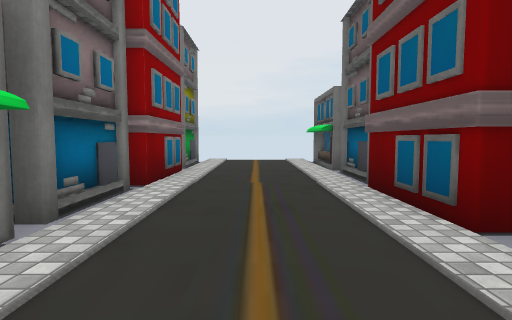
View 1 (above)

21 first-person views from a walk through a scene from a Unity 3-D project. The camera is 1.3 m above the floor, tilts 4° down and sees 80° across. The floor is counted in squares, 2 m on a side. Each view is taken from the middle of a square. On the plan, view 1 faces up. The plan holds only what a view shows up to about 10 squares ahead; the rest is blank. The place goes on beyond the plan. The player is left out. Some surface patterns are stand-ins.

View 2
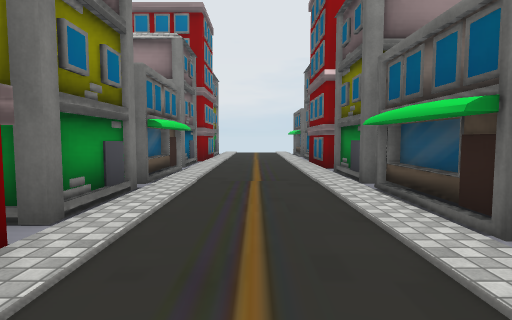

View 3
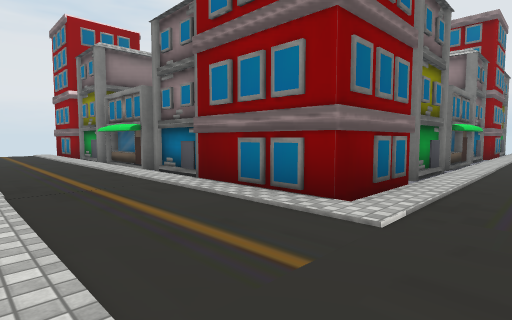

View 4
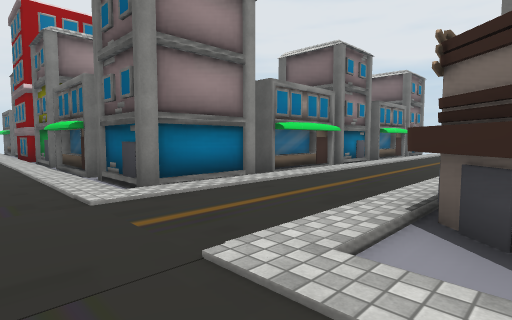

View 5
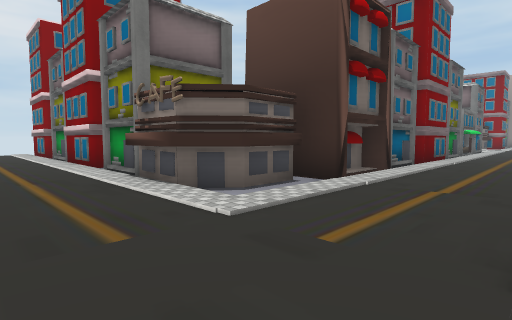

View 6
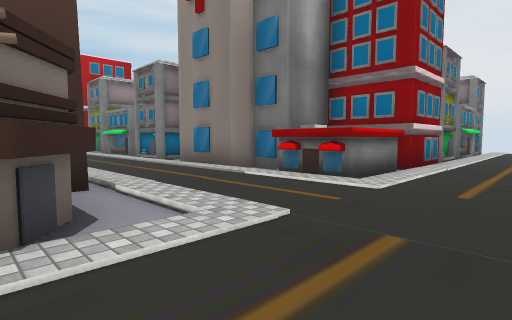

View 7
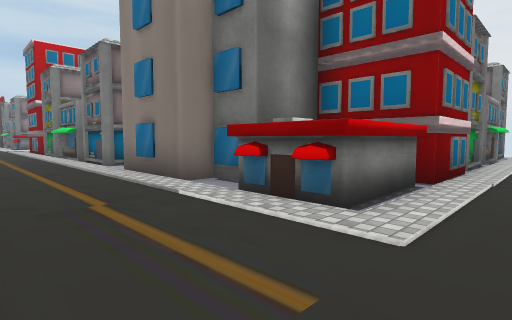

View 8
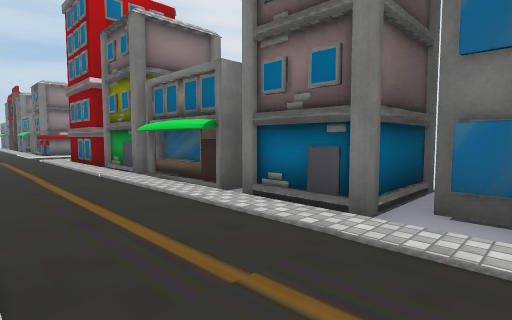

View 9
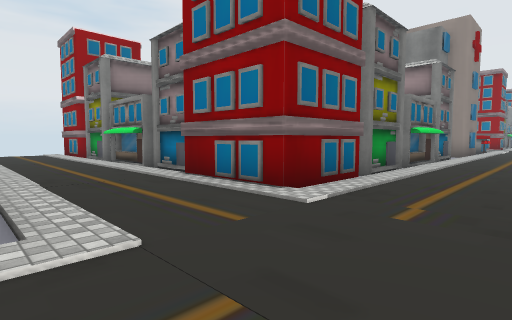

View 10
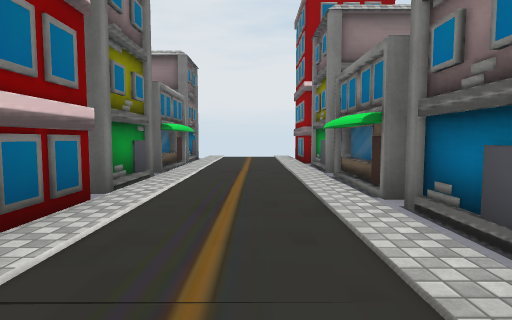

View 11
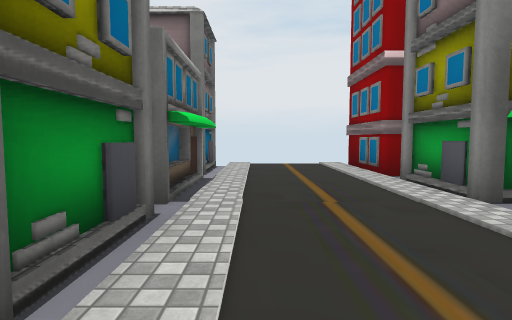

View 12
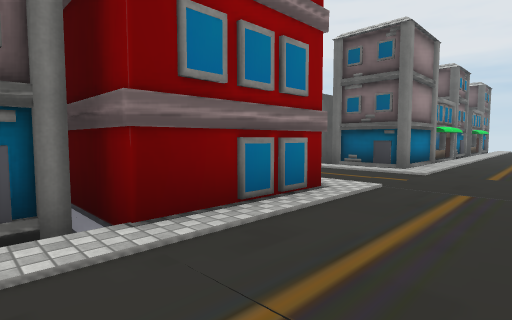

View 13
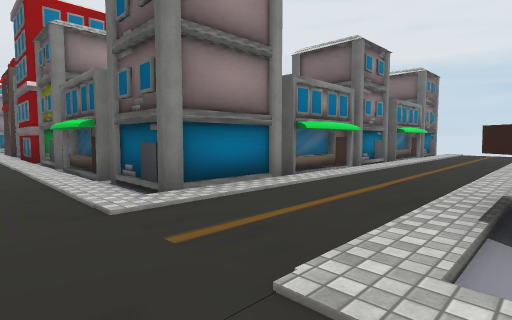

View 14
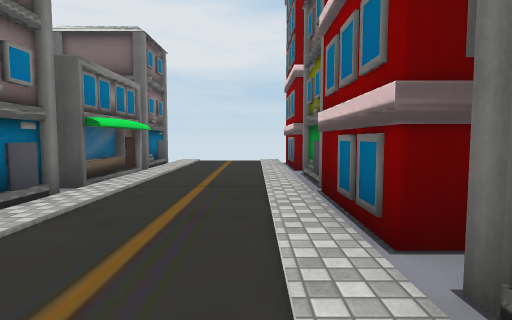

View 15
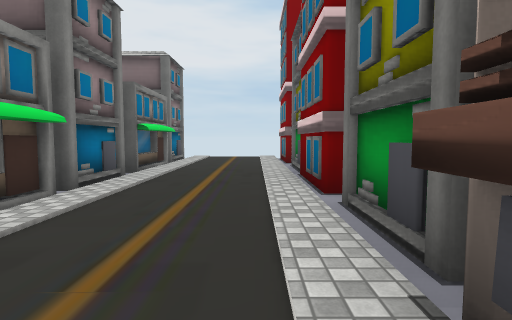

View 16
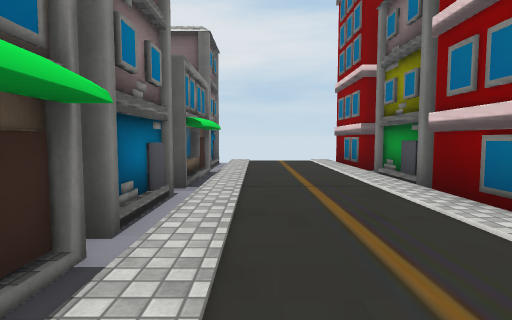

View 17
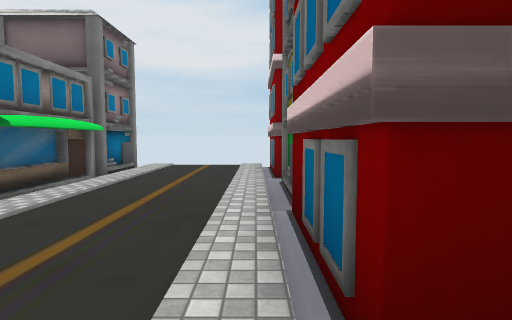

View 18
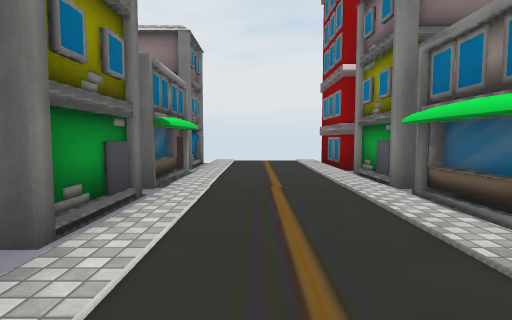

View 19
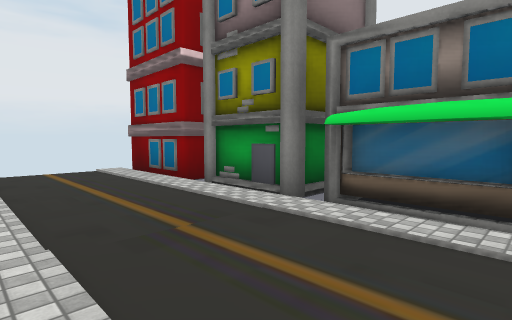

View 20
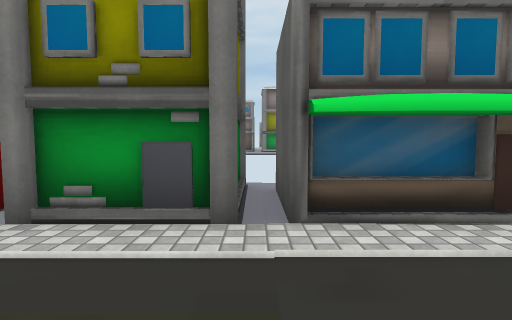

View 21
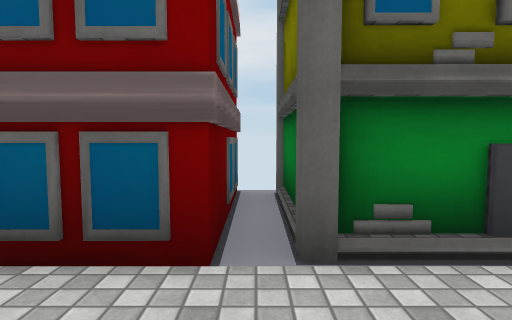

### Floor plan
Key: @ floor where view 1 was taken; # wall or solid block; x gap in a wall; . main floor; - floor 0.25 m lower than the main floor; / step, stairs or slope; ^ raised ledge.
Columns run from 14 left of view 1 to 14 right of it. Each row starts with its distance up from view 1.
  7              .. #
  6             #...#
  5             #...#
  4             #...#
  3             #...###
  2             #...---
  1             #...###
  0             #.@.#
 -1             #...#
 -2             #...#
 -3             #...#
 -4             #...#     ######
 -5 #############...#####///##/##
 -6  ...........................
 -7  ...........................
 -8  ////////////.../##/////////
 -9 #####-#######...#############
-10     #-#    ##...#
-11      x     #-...#
-12            ##...#
-13            ##...#
-14            #-...#
-15            #-...#
-16           ###...#
-17             #...#
-18             #...#
-19             #...#
-20             -...-
-21             #...#
-22             #...##
-23             #...##
-24 #############...#####-#######
-25  /////////###...////////////
-26  ...........................
-27  ...........................
-28 #####-####^^^...-############

Positions as (right, up) in squares from view 1, and headings:
1: (0, 0), facing up
2: (0, -5), facing up
3: (0, -8), facing up-left
4: (0, -9), facing up-right
5: (-1, -6), facing down-right
6: (3, -6), facing down-left
7: (1, -7), facing down-left
8: (1, -14), facing down-left
9: (1, -28), facing up-left
10: (-3, -26), facing left
11: (-6, -27), facing left
12: (-5, -27), facing up-right
13: (0, -28), facing up-right
14: (5, -27), facing right
15: (3, -27), facing right
16: (5, -6), facing right
17: (6, -8), facing right
18: (-5, -7), facing left
19: (-7, -8), facing up-left
20: (-9, -6), facing down
21: (0, 2), facing right
